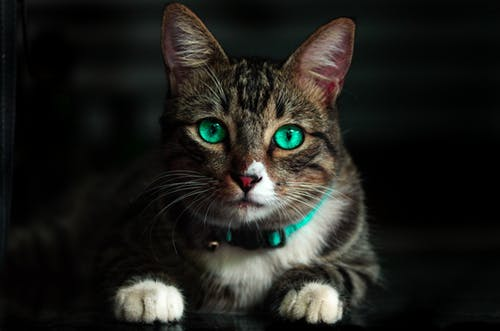
#> input picture screenshots/cat.jpeg, 500 x 331 px, found by its file name
$ python class01.py
#> lines starting #> are read from the running program, lines starting #| are printed output that depends on the picture
#import os
folder = '/home/alunoic/Downloads'
#os.path.join(folder, 'imagename.jpg')
#%% helpers
help(enumerate)

#%%
import cv2
import matplotlib.pyplot as plt
import numpy as np
import os

#%% Read a grayscale image
img = cv2.imread('/home/johnomena/Pictures/cat.jpeg', cv2.IMREAD_GRAYSCALE)
#> img: shape (331, 500); min 0, max 255, mean 31.4
plt.imshow(img, cmap='gray')
#%% Load a color image
img = cv2.imread('/home/johnomena/Pictures/cat.jpeg', cv2.IMREAD_COLOR)
#> img is the input picture: shape (331, 500, 3); mean B, G, R 27.8, 31.9, 31.8
img = cv2.cvtColor(img, cv2.COLOR_BGR2RGB)
plt.imshow(img)

#%%
rgb = cv2.split(img)

plt.subplot(221), plt.imshow(img)
plt.subplot(222), plt.title('R'), plt.imshow(rgb[0], cmap='gray')
plt.subplot(223), plt.title('R'), plt.imshow(rgb[1], cmap='gray')
plt.subplot(224), plt.title('R'), plt.imshow(rgb[2], cmap='gray')

plt.show()
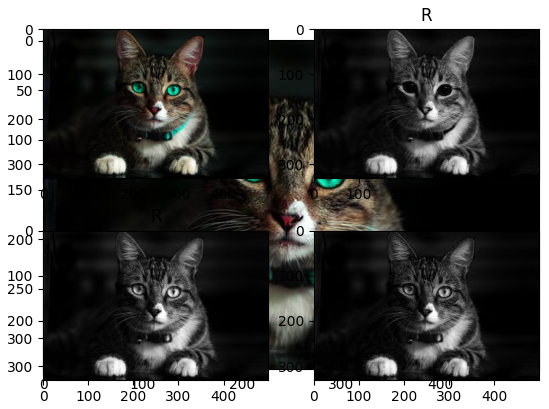
#> figure drawn by matplotlib, 5 panels

#%%
img = cv2.imread('/home/johnomena/Pictures/cat.jpeg', cv2.IMREAD_GRAYSCALE)
plt.subplot(321), plt.title('Original'), plt.imshow(rgb[0], cmap='gray')
plt.subplot(322), plt.title('Histogram'), plt.hist(rgb[0].ravel(), 256, [0, 256])
plt.subplot(323), plt.title('Original'), plt.imshow(rgb[1], cmap='gray')
plt.subplot(324), plt.title('Histogram'), plt.hist(rgb[1].ravel(), 256, [0, 256])
plt.subplot(325), plt.title('Original'), plt.imshow(rgb[2], cmap='gray')
plt.subplot(326), plt.title('Histogram'), plt.hist(rgb[2].ravel(), 256, [0, 256])


plt.show()
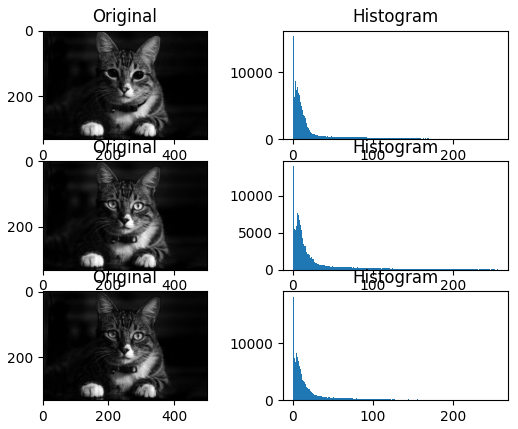
#> figure drawn by matplotlib, 6 panels; panel 2: tallest bar 15491 high, from x = 0 to 1; panel 4: tallest bar 14016 high, from x = 0 to 1; panel 6: tallest bar 18175 high, from x = 0 to 1

#%%
img = cv2.imread('/home/johnomena/Pictures/cat.jpeg')
color = ('b', 'g', 'r')
for i, col in enumerate(color):
    histr = cv2.calcHist([img], [i], None, [256], [0, 256])
    plt.plot(histr, color = col)
    plt.xlim([0, 256])
plt.show()
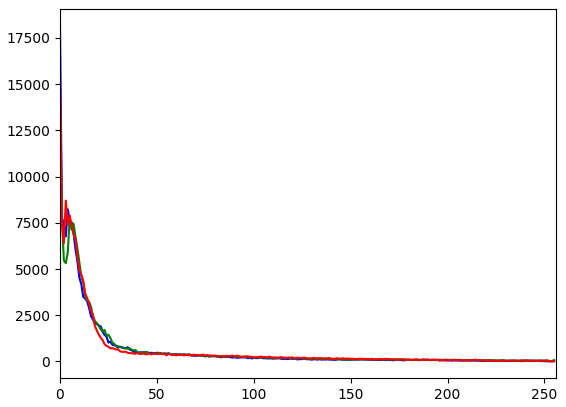
#> figure drawn by matplotlib, 1 panel; curve peaks at x = 0, y = 18175; curve peaks at x = 0, y = 14016; curve peaks at x = 0, y = 15491

#%% Creating images
img = np.ones((50, 50), dtype=np.int8)
plt.imshow(img, cmap='gray', vmin = 0, vmax = 255)
plt.show()
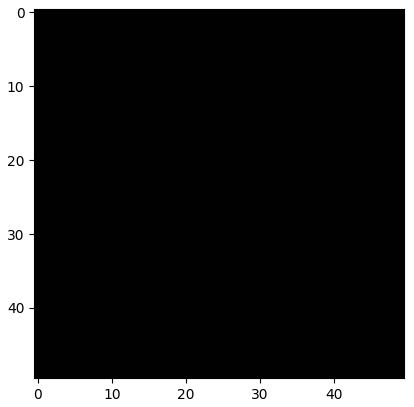
#> figure drawn by matplotlib, 1 panel

#%% Creating random images
img = np.ones((250, 250), dtype=np.uint8)
cv2.randu(img, 0, 255)
plt.subplot(121), plt.imshow(img, cmap='gray', vmin=0, vmax=255)
plt.subplot(122), plt.title('Histogram'), plt.hist(img.ravel(), 256, [0, 256])
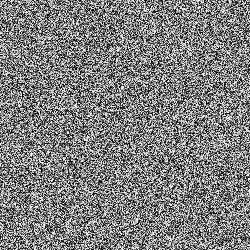
#> img: shape (250, 250); min 0, max 254, mean 126.9

plt.show()
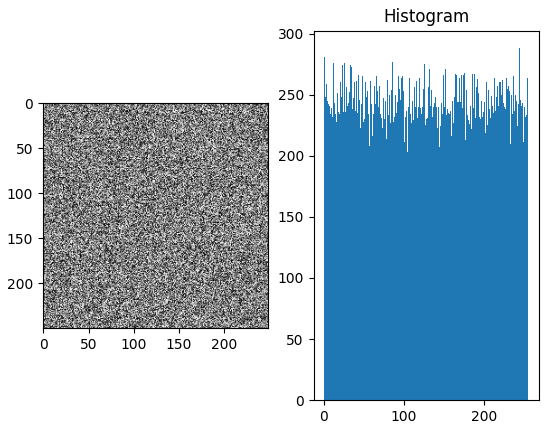
#> figure drawn by matplotlib, 2 panels
#%% Initialize a random color
# O MATPLOTLIB usa o formato RGB enquanto o openCV usa oturo formato, deve-se usar a linha 65 para converter os canais.
img = np.ones((15, 15, 3), dtype=np.uint8)
bgr = cv2.split(img)
cv2.randu(bgr[0], 0, 255)
cv2.randu(bgr[1], 0, 255)
cv2.randu(bgr[2], 0, 255)
img = cv2.merge(bgr)
img2 = cv2.cvtColor(img, cv2.COLOR_BGR2RGB)
plt.imshow(img)
plt.subplot(211), plt.imshow(img)
plt.subplot(212), plt.imshow(img2)
#%% Initialize a color image with random values, normaly distributed.
img = np.ones((250,250,3), np.uint8)
bgr = cv2.split(img)
cv2.randn(bgr[0], 127, 40)
cv2.randn(bgr[1], 127, 40)
cv2.randn(bgr[2], 127, 40)
img = cv2.merge(bgr)
img = cv2.cvtColor(img, cv2.COLOR_BGR2RGB)
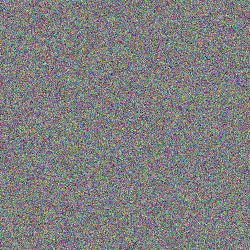
#> img: shape (250, 250, 3); mean R, G, B 127, 127, 126.9
plt.subplot(221), plt.imshow(img)
plt.subplot(222), plt.title('Histogram'), plt.hist(img.ravel(), 256, [0, 256])
#%%
img = np.ones((3, 3), dtype = np.float32)
cv2.randn(img, 0, 1)
print(img)
cv2.normalize(img, img, 255, 0, cv2.NORM_MINMAX)
print('Normalized = \n', img, '\n\n')
img = np.asarray(img, dtype = np.uint8)
print('Converted to uint8 = \n', img, '\n\n')
# Cast int ( ( (Z - Zmin) / (Zmax - Zmin) ) * 255 ) Como converter de uma faixa de valores para 255
#%% Estudar translação em imagens a fundo para a prova.
# cv2.getRotationMatrix -> Olhar
# Matriz de rotação e translação para imagens. (Rotacionou e transladou)
img = cv2.imread(os.path.join(folder, 'lena.png'))
#> (the run stopped early here; a loop or call above may not have finished)
